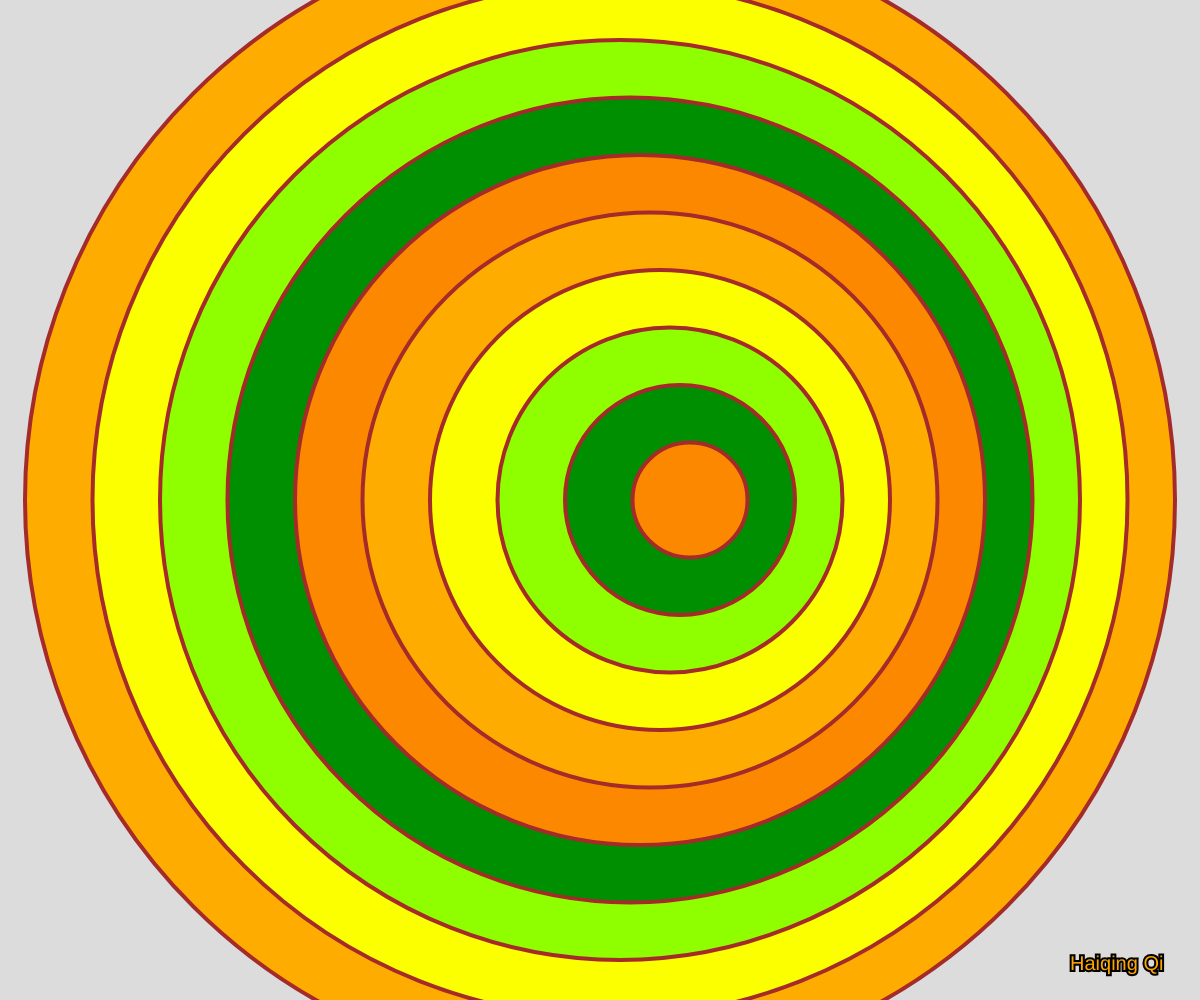
Frame 1 (no input)
Frame 60 (no input): identical to frame 1, image omitted
Frame 120 (the mouse pressed at the canvas centre since frame 60): identical to frame 1, image omitted

The p5.js sketch that drew this single still picture (run headless with seeded random() and noise() and a simulated clock; from frame 60 on, the mouse is pressed at the canvas centre):

// p5.js sketch
// ── sketch.js
let circleSize,posX,posY,offSet,numShapes,space;
let myColor=['#ffac00','#fcff00','#8fff00','#008f00',"#fc8800",'#ffac00','#fcff00','#8fff00','#008f00',"#fc8800"];

function setup() {
  createCanvas(windowWidth, windowHeight);
  
  numShapes=10;
  circleSize=width-50;
  space=circleSize/numShapes;
  offSet=10;
  
  posX=width/2;
  posY=height/2;
  
}

function draw() {
  background(220);
  
  for(i=0; i<numShapes; i++)
    {
    fill(myColor[i]);
      strokeWeight(4);
      stroke('brown');
      circle(posX+offSet*i,posY,circleSize-space*i);
      
    }
  mysignature();
}

function mysignature()
{
  
  textSize(20);
  strokeWeight(4);
  stroke('black');
  fill('orange');
  text('Haiqing Qi', width-130, height-30);
}
